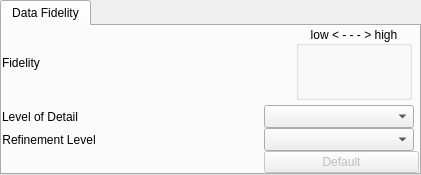
<?xml version="1.0" encoding="UTF-8"?>
<ui version="4.0">
 <class>FidelityWidgetGUI</class>
 <widget class="QWidget" name="FidelityWidgetGUI">
  <property name="geometry">
   <rect>
    <x>0</x>
    <y>0</y>
    <width>421</width>
    <height>175</height>
   </rect>
  </property>
  <property name="sizePolicy">
   <sizepolicy hsizetype="Preferred" vsizetype="Maximum">
    <horstretch>0</horstretch>
    <verstretch>0</verstretch>
   </sizepolicy>
  </property>
  <property name="windowTitle">
   <string>Form</string>
  </property>
  <layout class="QVBoxLayout" name="verticalLayout_2" stretch="1">
   <property name="spacing">
    <number>0</number>
   </property>
   <property name="leftMargin">
    <number>0</number>
   </property>
   <property name="topMargin">
    <number>0</number>
   </property>
   <property name="rightMargin">
    <number>0</number>
   </property>
   <property name="bottomMargin">
    <number>0</number>
   </property>
   <item>
    <widget class="QTabWidget" name="fidelityTab">
     <property name="sizePolicy">
      <sizepolicy hsizetype="Expanding" vsizetype="Maximum">
       <horstretch>0</horstretch>
       <verstretch>0</verstretch>
      </sizepolicy>
     </property>
     <property name="maximumSize">
      <size>
       <width>16777215</width>
       <height>175</height>
      </size>
     </property>
     <property name="currentIndex">
      <number>0</number>
     </property>
     <widget class="QWidget" name="tab">
      <attribute name="title">
       <string>Data Fidelity</string>
      </attribute>
      <layout class="QVBoxLayout" name="verticalLayout_3">
       <property name="spacing">
        <number>0</number>
       </property>
       <property name="leftMargin">
        <number>0</number>
       </property>
       <property name="topMargin">
        <number>0</number>
       </property>
       <property name="rightMargin">
        <number>0</number>
       </property>
       <property name="bottomMargin">
        <number>0</number>
       </property>
       <item>
        <layout class="QVBoxLayout" name="verticalLayout">
         <property name="spacing">
          <number>0</number>
         </property>
         <item>
          <layout class="QHBoxLayout" name="fidelityLayout">
           <property name="spacing">
            <number>0</number>
           </property>
           <property name="leftMargin">
            <number>0</number>
           </property>
           <property name="rightMargin">
            <number>7</number>
           </property>
           <property name="bottomMargin">
            <number>5</number>
           </property>
           <item>
            <widget class="QLabel" name="label_11">
             <property name="statusTip">
              <string>Select either contours of 3D or 2D variables</string>
             </property>
             <property name="whatsThis">
              <string>&lt;html&gt;&lt;head/&gt;&lt;body&gt;&lt;p&gt;Isolines can be calculated from 3D variables along arbitrarily oriented planes, or from 2D variables along a horizontally oriented plane.&lt;/p&gt;&lt;/body&gt;&lt;/html&gt;</string>
             </property>
             <property name="text">
              <string>Fidelity</string>
             </property>
            </widget>
           </item>
           <item>
            <spacer name="horizontalSpacer_2">
             <property name="orientation">
              <enum>Qt::Horizontal</enum>
             </property>
             <property name="sizeHint" stdset="0">
              <size>
               <width>40</width>
               <height>20</height>
              </size>
             </property>
            </spacer>
           </item>
           <item>
            <widget class="QGroupBox" name="fidelityBox">
             <property name="minimumSize">
              <size>
               <width>0</width>
               <height>55</height>
              </size>
             </property>
             <property name="whatsThis">
              <string>The fidelity setting controls both refinement levels and level of detail (LOD).  Click on the &quot;Set Default Fidelity&quot; button to establish a fidelity level that is interactive on the current platform.</string>
             </property>
             <property name="title">
              <string>low &lt; - - - &gt; high</string>
             </property>
             <property name="alignment">
              <set>Qt::AlignCenter</set>
             </property>
            </widget>
           </item>
          </layout>
         </item>
         <item>
          <layout class="QHBoxLayout" name="horizontalLayout">
           <property name="spacing">
            <number>0</number>
           </property>
           <property name="leftMargin">
            <number>0</number>
           </property>
           <property name="topMargin">
            <number>0</number>
           </property>
           <property name="rightMargin">
            <number>5</number>
           </property>
           <item>
            <widget class="QLabel" name="textLabel1_13">
             <property name="toolTip">
              <string>Select the compression level of the current isoline/contour plane</string>
             </property>
             <property name="text">
              <string>Level of Detail</string>
             </property>
             <property name="alignment">
              <set>Qt::AlignCenter</set>
             </property>
             <property name="wordWrap">
              <bool>false</bool>
             </property>
            </widget>
           </item>
           <item>
            <spacer name="spacer111">
             <property name="orientation">
              <enum>Qt::Horizontal</enum>
             </property>
             <property name="sizeType">
              <enum>QSizePolicy::Expanding</enum>
             </property>
             <property name="sizeHint" stdset="0">
              <size>
               <width>30</width>
               <height>20</height>
              </size>
             </property>
            </spacer>
           </item>
           <item>
            <widget class="QComboBox" name="lodCombo">
             <property name="minimumSize">
              <size>
               <width>150</width>
               <height>0</height>
              </size>
             </property>
             <property name="font">
              <font>
               <pointsize>10</pointsize>
              </font>
             </property>
             <property name="focusPolicy">
              <enum>Qt::ClickFocus</enum>
             </property>
             <property name="toolTip">
              <string>&lt;html&gt;&lt;head/&gt;&lt;body&gt;&lt;p&gt;Specify the approximation level (compression) for the data being used to calculate contour lines.&lt;/p&gt;&lt;/body&gt;&lt;/html&gt;</string>
             </property>
             <property name="whatsThis">
              <string>The refinement level parameter and (in the case of VDC2 data) the level of detail (LOD) parameter control the quality of the approximation used when visualizing a variable.  The Refinement parameter selects the grid resolutiion.  Coarser resolutions require less memory (RAM); less computation by the visualization algorithms; and for VDC1 data, less storage space on disk, therefore less time to read the data.  For VDC2 data the Refinement level has no impact on disk storage.  The LOD parameter, which is only available for VDC2 data sets, selects a compression level.  Variables with greater compression require less disk storage and can thus be read from disk by vaporgui more quickly, but have no impact on memory  (RAM) or computation time required by the visualziation algorithms.  For both LOD and Refinement, level 0 corresponds to the coarsest approximation available.</string>
             </property>
             <property name="maxCount">
              <number>999</number>
             </property>
            </widget>
           </item>
          </layout>
         </item>
         <item>
          <layout class="QHBoxLayout" name="horizontalLayout_12">
           <property name="spacing">
            <number>0</number>
           </property>
           <property name="topMargin">
            <number>0</number>
           </property>
           <property name="rightMargin">
            <number>5</number>
           </property>
           <item>
            <widget class="QLabel" name="textLabel1_2">
             <property name="toolTip">
              <string>Select the refinement level (resolution) of the current isoline/contour plane</string>
             </property>
             <property name="text">
              <string>Refinement Level</string>
             </property>
             <property name="alignment">
              <set>Qt::AlignCenter</set>
             </property>
             <property name="wordWrap">
              <bool>false</bool>
             </property>
            </widget>
           </item>
           <item>
            <spacer name="horizontalSpacer_5">
             <property name="orientation">
              <enum>Qt::Horizontal</enum>
             </property>
             <property name="sizeHint" stdset="0">
              <size>
               <width>40</width>
               <height>20</height>
              </size>
             </property>
            </spacer>
           </item>
           <item>
            <widget class="QComboBox" name="refinementCombo">
             <property name="minimumSize">
              <size>
               <width>150</width>
               <height>0</height>
              </size>
             </property>
             <property name="font">
              <font>
               <pointsize>10</pointsize>
              </font>
             </property>
             <property name="focusPolicy">
              <enum>Qt::ClickFocus</enum>
             </property>
             <property name="toolTip">
              <string>&lt;html&gt;&lt;head/&gt;&lt;body&gt;&lt;p&gt;Select the refinement level (resolution) of the data used to calculate contour lines.&lt;/p&gt;&lt;/body&gt;&lt;/html&gt;</string>
             </property>
             <property name="whatsThis">
              <string>The refinement level parameter and (in the case of VDC2 data) the level of detail (LOD) parameter control the quality of the approximation used when visualizing a variable.  The Refinement parameter selects the grid resolutiion.  Coarser resolutions require less memory (RAM); less computation by the visualization algorithms; and for VDC1 data, less storage space on disk, therefore less time to read the data.  For VDC2 data the Refinement level has no impact on disk storage.  The LOD parameter, which is only available for VDC2 data sets, selects a compression level.  Variables with greater compression require less disk storage and can thus be read from disk by vaporgui more quickly, but have no impact on memory  (RAM) or computation time required by the visualziation algorithms.  For both LOD and Refinement, level 0 corresponds to the coarsest approximation available.</string>
             </property>
             <property name="maxCount">
              <number>999</number>
             </property>
            </widget>
           </item>
          </layout>
         </item>
         <item>
          <layout class="QHBoxLayout" name="horizontalLayout_13">
           <property name="spacing">
            <number>0</number>
           </property>
           <property name="bottomMargin">
            <number>0</number>
           </property>
           <item>
            <spacer name="horizontalSpacer_9">
             <property name="orientation">
              <enum>Qt::Horizontal</enum>
             </property>
             <property name="sizeHint" stdset="0">
              <size>
               <width>40</width>
               <height>20</height>
              </size>
             </property>
            </spacer>
           </item>
           <item>
            <widget class="QPushButton" name="fidelityDefaultButton">
             <property name="enabled">
              <bool>false</bool>
             </property>
             <property name="minimumSize">
              <size>
               <width>155</width>
               <height>0</height>
              </size>
             </property>
             <property name="toolTip">
              <string>&lt;html&gt;&lt;head/&gt;&lt;body&gt;&lt;p&gt;Click to set default Fidelity to current LOD and refinement levels.  The default can optionally be saved in user preferences.&lt;/p&gt;&lt;/body&gt;&lt;/html&gt;</string>
             </property>
             <property name="whatsThis">
              <string>The fidelity setting controls both refinement levels and level of detail (LOD).  Click on the &quot;Set Default Fidelity&quot; button to establish a fidelity level that is interactive on the current platform.</string>
             </property>
             <property name="text">
              <string>Default</string>
             </property>
            </widget>
           </item>
          </layout>
         </item>
        </layout>
       </item>
      </layout>
     </widget>
    </widget>
   </item>
  </layout>
 </widget>
 <resources/>
 <connections/>
</ui>
